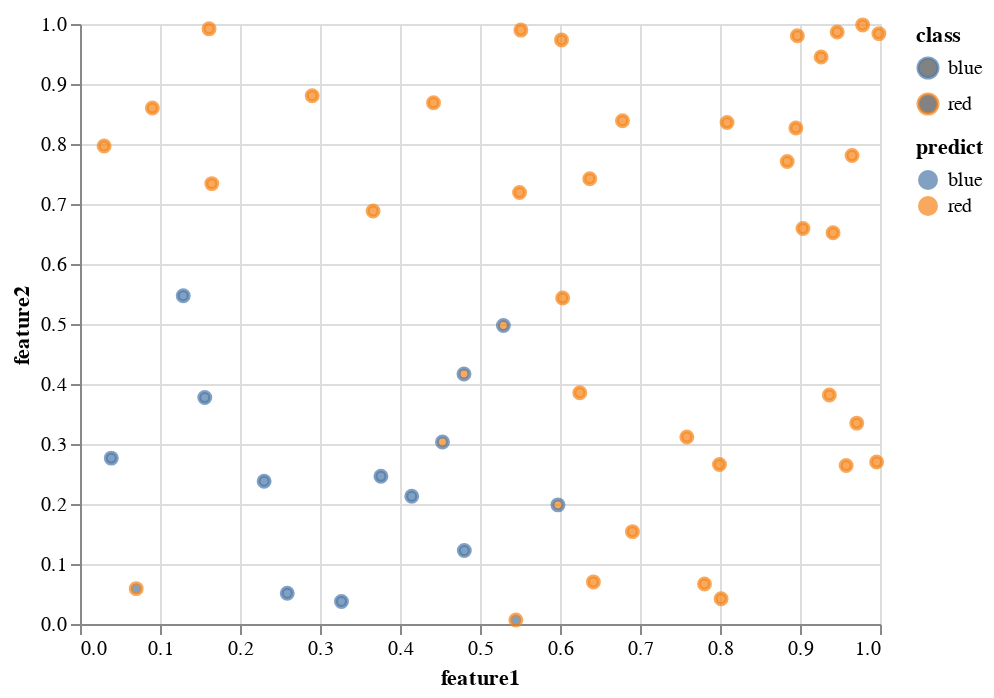

Notebook source saved alongside this figure:
### Markdown cell above
We can see that the linear classifier fails to classify some data points due to its being linear.

### Code cell
correct = (df_test["predict"] ==  df_test["class"])
df_test["correct"] = correct
chart = (alt.Chart(df_test)
    .mark_point()
    .encode(
        x = "feature1",
        y = "feature2",
        color = "class",
        fill = "predict",
        tooltip = ["correct"]
    ))
chart

### Figure 1 — Vega-Lite specification as saved in the notebook (floating-point values rounded to 4 significant figures)
{"config": {"view": {"continuousWidth": 400, "continuousHeight": 300}}, "data": {"name": "data-d730290cfc1a3c3d764d0e146be7b4fb"}, "mark": "point", "encoding": {"color": {"type": "nominal", "field": "class"}, "fill": {"type": "nominal", "field": "predict"}, "tooltip": [{"type": "nominal", "field": "correct"}], "x": {"type": "quantitative", "field": "feature1"}, "y": {"type": "quantitative", "field": "feature2"}}, "$schema": "https://vega.github.io/schema/vega-lite/v4.8.1.json", "datasets": {"data-d730290cfc1a3c3d764d0e146be7b4fb": [{"class": "red", "split": "test", "feature1": 0.9413, "feature2": 0.6519, "predict": "red", "correct": true}, {"class": "blue", "split": "test", "feature1": 0.156, "feature2": 0.3774, "predict": "blue", "correct": true}, {"class": "red", "split": "test", "feature1": 0.8088, "feature2": 0.8358, "predict": "red", "correct": true}, {"class": "blue", "split": "test", "feature1": 0.48, "feature2": 0.4168, "predict": "red", "correct": false}, {"class": "red", "split": "test", "feature1": 0.1647, "feature2": 0.734, "predict": "red", "correct": true}, {"class": "blue", "split": "test", "feature1": 0.4804, "feature2": 0.1224, "predict": "blue", "correct": true}, {"class": "red", "split": "test", "feature1": 0.6418, "feature2": 0.07016, "predict": "red", "correct": true}, {"class": "blue", "split": "test", "feature1": 0.5293, "feature2": 0.4974, "predict": "red", "correct": false}, {"class": "red", "split": "test", "feature1": 0.9958, "feature2": 0.27, "predict": "red", "correct": true}, {"class": "blue", "split": "test", "feature1": 0.129, "feature2": 0.5471, "predict": "blue", "correct": true}, {"class": "red", "split": "test", "feature1": 0.2903, "feature2": 0.8805, "predict": "red", "correct": true}, {"class": "blue", "split": "test", "feature1": 0.4531, "feature2": 0.3034, "predict": "red", "correct": false}, {"class": "red", "split": "test", "feature1": 0.884, "feature2": 0.7708, "predict": "red", "correct": true}, {"class": "red", "split": "test", "feature1": 0.5511, "feature2": 0.9899, "predict": "red", "correct": true}, {"class": "red", "split": "test", "feature1": 0.9577, "feature2": 0.2642, "predict": "red", "correct": true}, {"class": "blue", "split": "test", "feature1": 0.3268, "feature2": 0.03754, "predict": "blue", "correct": true}, {"class": "red", "split": "test", "feature1": 0.1613, "feature2": 0.9919, "predict": "red", "correct": true}, {"class": "red", "split": "test", "feature1": 0.9783, "feature2": 0.9985, "predict": "red", "correct": true}, {"class": "red", "split": "test", "feature1": 0.8948, "feature2": 0.8267, "predict": "red", "correct": true}, {"class": "red", "split": "test", "feature1": 0.9264, "feature2": 0.945, "predict": "red", "correct": true}, {"class": "red", "split": "test", "feature1": 0.6247, "feature2": 0.3856, "predict": "red", "correct": true}, {"class": "red", "split": "test", "feature1": 0.6372, "feature2": 0.7422, "predict": "red", "correct": true}, {"class": "red", "split": "test", "feature1": 0.8967, "feature2": 0.9806, "predict": "red", "correct": true}, {"class": "red", "split": "test", "feature1": 0.5448, "feature2": 0.006543, "predict": "blue", "correct": false}, {"class": "red", "split": "test", "feature1": 0.9651, "feature2": 0.7808, "predict": "red", "correct": true}, {"class": "red", "split": "test", "feature1": 0.971, "feature2": 0.3348, "predict": "red", "correct": true}, {"class": "red", "split": "test", "feature1": 0.9367, "feature2": 0.3817, "predict": "red", "correct": true}, {"class": "red", "split": "test", "feature1": 0.9986, "feature2": 0.984, "predict": "red", "correct": true}, {"class": "red", "split": "test", "feature1": 0.6019, "feature2": 0.9735, "predict": "red", "correct": true}, {"class": "red", "split": "test", "feature1": 0.9037, "feature2": 0.6592, "predict": "red", "correct": true}, {"class": "red", "split": "test", "feature1": 0.8014, "feature2": 0.04221, "predict": "red", "correct": true}, {"class": "blue", "split": "test", "feature1": 0.2302, "feature2": 0.238, "predict": "blue", "correct": true}, {"class": "red", "split": "test", "feature1": 0.07027, "feature2": 0.05894, "predict": "blue", "correct": false}, {"class": "red", "split": "test", "feature1": 0.03014, "feature2": 0.7968, "predict": "red", "correct": true}, {"class": "blue", "split": "test", "feature1": 0.3761, "feature2": 0.2462, "predict": "blue", "correct": true}, {"class": "red", "split": "test", "feature1": 0.4419, "feature2": 0.8686, "predict": "red", "correct": true}, {"class": "blue", "split": "test", "feature1": 0.4147, "feature2": 0.2128, "predict": "blue", "correct": true}, {"class": "red", "split": "test", "feature1": 0.7585, "feature2": 0.3116, "predict": "red", "correct": true}, {"class": "red", "split": "test", "feature1": 0.9465, "feature2": 0.9866, "predict": "red", "correct": true}, {"class": "red", "split": "test", "feature1": 0.6033, "feature2": 0.5433, "predict": "red", "correct": true}, {"class": "blue", "split": "test", "feature1": 0.2591, "feature2": 0.05125, "predict": "blue", "correct": true}, {"class": "red", "split": "test", "feature1": 0.3664, "feature2": 0.6883, "predict": "red", "correct": true}, {"class": "blue", "split": "test", "feature1": 0.5974, "feature2": 0.1986, "predict": "red", "correct": false}, {"class": "red", "split": "test", "feature1": 0.7993, "feature2": 0.2658, "predict": "red", "correct": true}, {"class": "blue", "split": "test", "feature1": 0.03909, "feature2": 0.2765, "predict": "blue", "correct": true}, {"class": "red", "split": "test", "feature1": 0.6906, "feature2": 0.154, "predict": "red", "correct": true}, {"class": "red", "split": "test", "feature1": 0.5494, "feature2": 0.7192, "predict": "red", "correct": true}, {"class": "red", "split": "test", "feature1": 0.6781, "feature2": 0.8388, "predict": "red", "correct": true}, {"class": "red", "split": "test", "feature1": 0.09047, "feature2": 0.8599, "predict": "red", "correct": true}, {"class": "red", "split": "test", "feature1": 0.7806, "feature2": 0.06678, "predict": "red", "correct": true}]}}
